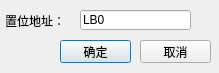
<?xml version="1.0" encoding="UTF-8"?>
<ui version="4.0">
 <class>QSetBitQDialog</class>
 <widget class="QDialog" name="QSetBitQDialog">
  <property name="geometry">
   <rect>
    <x>0</x>
    <y>0</y>
    <width>219</width>
    <height>73</height>
   </rect>
  </property>
  <property name="windowTitle">
   <string>功能-置位线圈</string>
  </property>
  <widget class="QLabel" name="label">
   <property name="geometry">
    <rect>
     <x>5</x>
     <y>13</y>
     <width>71</width>
     <height>16</height>
    </rect>
   </property>
   <property name="text">
    <string>置位地址：</string>
   </property>
  </widget>
  <widget class="QLineEdit" name="lineEdit">
   <property name="geometry">
    <rect>
     <x>80</x>
     <y>10</y>
     <width>111</width>
     <height>20</height>
    </rect>
   </property>
   <property name="text">
    <string>LB0</string>
   </property>
  </widget>
  <widget class="QPushButton" name="pushButton">
   <property name="geometry">
    <rect>
     <x>190</x>
     <y>10</y>
     <width>21</width>
     <height>21</height>
    </rect>
   </property>
   <property name="focusPolicy">
    <enum>Qt::NoFocus</enum>
   </property>
   <property name="text">
    <string/>
   </property>
   <property name="icon">
    <iconset resource="../../../resourse.qrc">
     <normaloff>:/addressintput/images/address.bmp</normaloff>:/addressintput/images/address.bmp</iconset>
   </property>
   <property name="flat">
    <bool>true</bool>
   </property>
  </widget>
  <widget class="QPushButton" name="pushButton_2">
   <property name="geometry">
    <rect>
     <x>60</x>
     <y>40</y>
     <width>71</width>
     <height>23</height>
    </rect>
   </property>
   <property name="text">
    <string>确定</string>
   </property>
  </widget>
  <widget class="QPushButton" name="pushButton_3">
   <property name="geometry">
    <rect>
     <x>140</x>
     <y>40</y>
     <width>71</width>
     <height>23</height>
    </rect>
   </property>
   <property name="text">
    <string>取消</string>
   </property>
  </widget>
 </widget>
 <tabstops>
  <tabstop>pushButton_2</tabstop>
  <tabstop>pushButton_3</tabstop>
  <tabstop>lineEdit</tabstop>
 </tabstops>
 <resources>
  <include location="../../../resourse.qrc"/>
 </resources>
 <connections/>
</ui>
